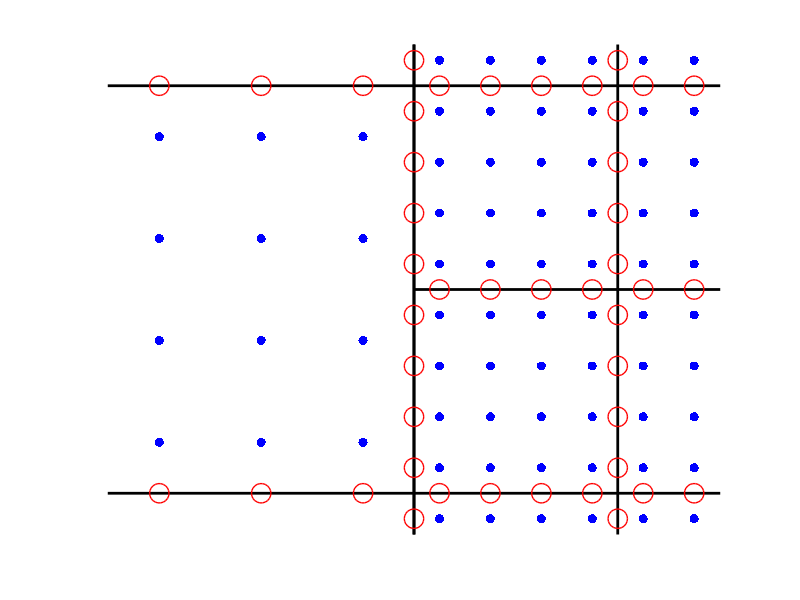

Reproduce this figure in MATLAB.
%% Plot 3-by-3 grid
[xx,yy] = meshgrid(linspace(0,1,4));
plot(xx,yy,'k-','LineWidth',2); 
hold on;
plot(xx.',yy.','k-','LineWidth',2);
hold off
axis equal
xlim([-0.05 1.05]);
ylim([-0.05 1.05]);
axis off
set(gcf,'Color',[1 1 1])

%% Plot 4-by-4 grid
h = 1/(4*3);
[xxg,yyg] = meshgrid(h/2:h:1-h/2);
plot(xx,yy,'k-','LineWidth',2); 
hold on;
plot(xx.',yy.','k-','LineWidth',2);
plot(xxg,yyg,'b.','MarkerSize',20); 
plot(xxg(1,:),1/3 + 0*xxg(1,:),'ro','MarkerSize',14,'LineWidth',1)
plot(xxg(1,:),2/3 + 0*xxg(1,:),'ro','MarkerSize',14,'LineWidth',1)
hold off
axis equal
xlim([-0.05 1.05]);
ylim([-0.05 1.05]);
axis off
set(gcf,'Color',[1 1 1])

%% Plot 6-by-6 grid
[xx,yy] = meshgrid(linspace(1,2,7),linspace(0,1,7));
h = 1/(4*6);
[xxg,yyg] = meshgrid(1+h/2:h:2-h/2,h/2:h:1-h/2);
hold on;
plot(xx,yy,'k-','LineWidth',2); 
plot(xx.',yy.','k-','LineWidth',2);
plot(xxg,yyg,'b.','MarkerSize',20); 
plot(1+0*yyg(:,1),yyg(:,1),'ro','MarkerSize',14,'LineWidth',1)
plot(1+1/6+0*yyg(:,1),yyg(:,1),'ro','MarkerSize',14,'LineWidth',1)
plot(xxg(1,:),0.5 + 0*xxg(1,:),'ro','MarkerSize',14,'LineWidth',1)
plot(xxg(1,:),0.5+1/6 + 0*xxg(1,:),'ro','MarkerSize',14,'LineWidth',1)
plot(xxg(1,:),0.5-1/6 + 0*xxg(1,:),'ro','MarkerSize',14,'LineWidth',1)
hold off
axis equal
xlim([0.75 1.25]);
ylim([0.3 0.7]);
axis off
set(gcf,'Color',[1 1 1])

